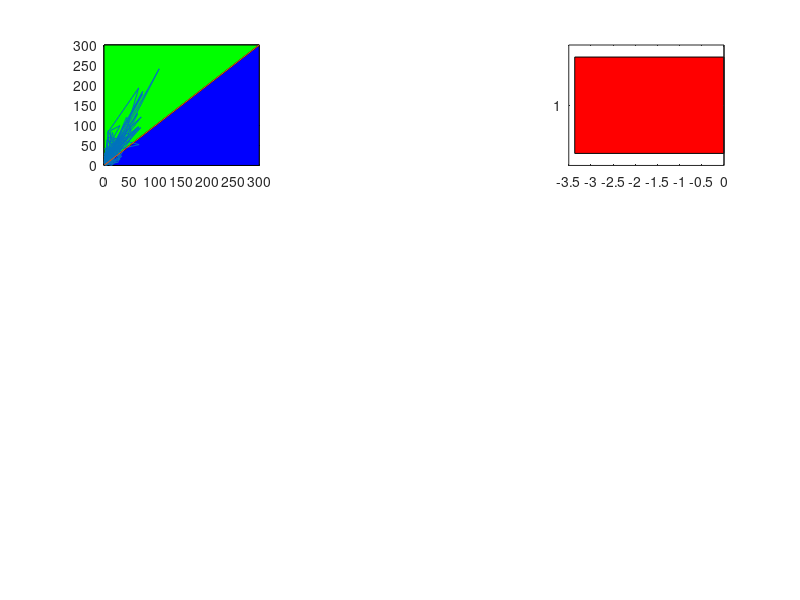

Write the MATLAB code that produced this figure. (Note: this script raises an error after producing the figure.)

clear
clc

load param_PertBA0_25pc_OR.mat
load param_SameSA0SB0_OR.mat

low=tri_type_lowBA0;
high=tri_type_highBA0;

nr=length(tri_type_highBA0);

for ii=1:nr

    if tri_type_lowBA0(ii)==1 
        M_state_lowBA0(ii,1)=SNB_lowBA0(ii,3)-SNB_lowBA0(ii,4);
        H_state_lowBA0(ii,1)=SNB_lowBA0(ii,3)-SNB_lowBA0(ii,2);
    elseif tri_type_lowBA0(ii)==3
        M_state_lowBA0(ii,1)=SNB_lowBA0(ii,3)-SNB_lowBA0(ii,4);
        H_state_lowBA0(ii,1)=SNB_lowBA0(ii,3)-SNB_lowBA0(ii,2);
    elseif tri_type_lowBA0(ii)==2 
        M_state_lowBA0(ii,1)=SNB_lowBA0(ii,1)-SNB_lowBA0(ii,4);
        H_state_lowBA0(ii,1)=SNB_lowBA0(ii,3)-SNB_lowBA0(ii,2);
    elseif tri_type_lowBA0(ii)==4 
        M_state_lowBA0(ii,1)=SNB_lowBA0(ii,1)-SNB_lowBA0(ii,4);
        H_state_lowBA0(ii,1)=SNB_lowBA0(ii,3)-SNB_lowBA0(ii,2);
    end


    if tri_type_highBA0(ii)==1 
        M_state_highBA0(ii,1)=SNB_highBA0(ii,3)-SNB_highBA0(ii,4);
        H_state_highBA0(ii,1)=SNB_highBA0(ii,3)-SNB_highBA0(ii,2);
    elseif tri_type_highBA0(ii)==3
        M_state_highBA0(ii,1)=SNB_highBA0(ii,3)-SNB_highBA0(ii,4);
        H_state_highBA0(ii,1)=SNB_highBA0(ii,3)-SNB_highBA0(ii,2);
    elseif tri_type_highBA0(ii)==2
        M_state_highBA0(ii,1)=SNB_highBA0(ii,1)-SNB_highBA0(ii,4);
        H_state_highBA0(ii,1)=SNB_highBA0(ii,3)-SNB_highBA0(ii,2);
    elseif tri_type_highBA0(ii)==4
        M_state_highBA0(ii,1)=SNB_highBA0(ii,1)-SNB_highBA0(ii,4);
        H_state_highBA0(ii,1)=SNB_highBA0(ii,3)-SNB_highBA0(ii,2);
    end

end

low_types=[sum(low==1),sum(low==2),sum(low==3),sum(low==4)];
low_pc=low_types.*100./sum(low_types);

high_types=[sum(high==1),sum(high==2),sum(high==3),sum(high==4)];
high_pc=high_types.*100./sum(high_types);


low_norm_h = H_state_lowBA0./H_state_lowBA0;
high_norm_h = H_state_highBA0./H_state_lowBA0;

lowx_h_high_gt = find(high_norm_h>1);
lowx_h_high_lt = find(high_norm_h<1);
lowx_h_high_eq = find(high_norm_h==1);
tot_h=length(lowx_h_high_gt)+length(lowx_h_high_lt)+length(lowx_h_high_eq);


figure(10)
subplot(3,3,1)

% Define the vertices of the triangle
x1 = [0, 300, 300];
y1 = [0, 0, 300];

% Plot the vertices

plot(x1, y1, 'k-'); % Plot the lines connecting the vertices


fill(x1, y1, 'b'); % Fill the triangle with blue color
hold on

% Define the vertices of the triangle
x2 = [0, 0, 300];
y2 = [0, 300, 300];


plot(x2, y2, 'k-'); % Plot the lines connecting the vertices


fill(x2, y2, 'g'); % Fill the triangle with blue color
hold on

plot(H_state_lowBA0,H_state_highBA0)
hold on
plot([1,300],[1,300])

hstate_cont=([length(lowx_h_high_gt),length(lowx_h_high_lt),length(lowx_h_high_eq)].*100./tot_h)




SNB_OG = SNB(nrr,:);


diff_OG_high = SNB_OG-SNB_highBA0;

pc_moved_high = diff_OG_high.*100./SNB_OG;

avg_pc_moved_high = mean(pc_moved_high);


std_err_high = std(pc_moved_high) ./ sqrt(size(pc_moved_high, 1));

custom_colors = ['r', 'g', 'b','yellow'];


subplot(3,3,3)
bar(avg_pc_moved_high, 'FaceColor', 'flat');
for i = 1:numel(avg_pc_moved_high)
    c = custom_colors(i);
    barh(i, avg_pc_moved_high(i), 'FaceColor', c);
    hold on;
    %errorbar(i, avg_pc_moved_high(i), std_err_high(i), 'k', 'LineWidth', 1);
    errorbar(avg_pc_moved_high(i), i, std_err_high(i), 'horizontal', 'Color', 'k');
end
hold off;

% Reverse the x-axis
set(gca, 'XDir', 'reverse');
